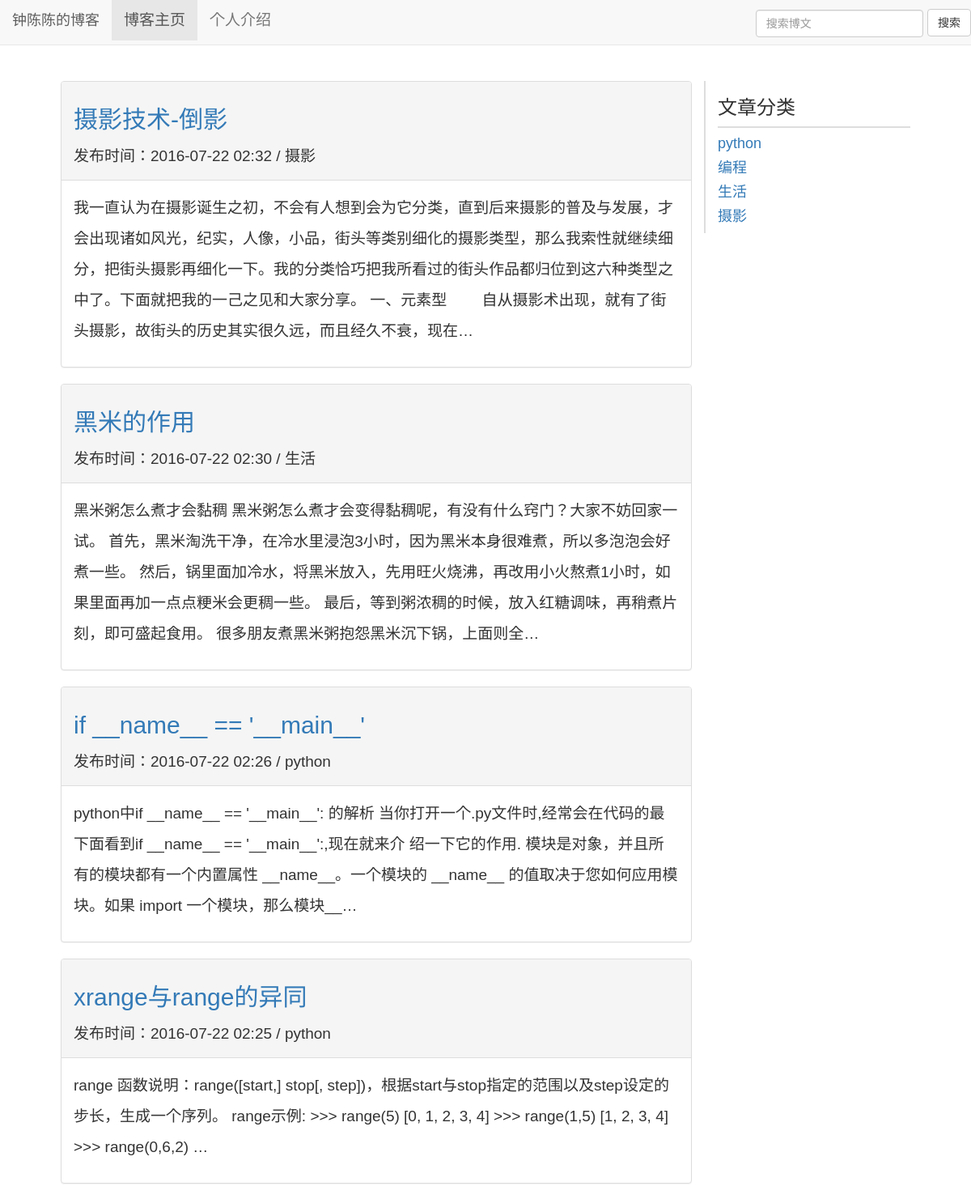
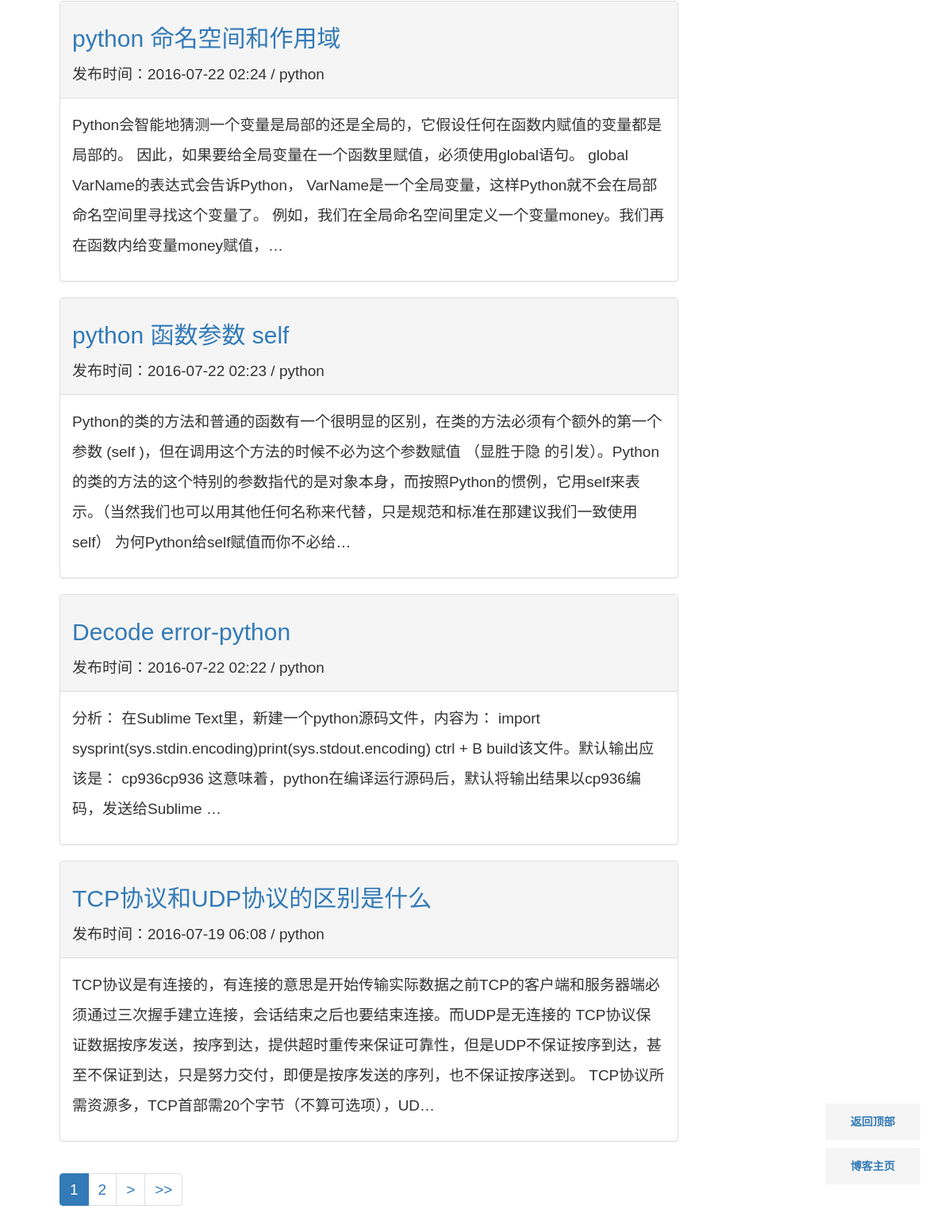
Screenshot of /blog/ with the database file from the repository (2 pictures, top to bottom).
### blog/models.py (models this page shows, shortened)
class Blog(models.Model):
    title = models.CharField('标题', max_length=32)
    author = models.CharField('作者', max_length=16)
    content = models.TextField('正文')
    created = models.DateTimeField('发布时间', auto_now_add=True)
    category = models.ForeignKey(Category, verbose_name='分类')
    tags = models.ManyToManyField(Tag, verbose_name='标签')

class Category(models.Model):
    name = models.CharField('名称', max_length=16)

### blog/views.py (the view)
def get_blogs(request):
    all_blogs=Blog.objects.all().order_by('-created')
    blog_paginator=Paginator(all_blogs,8)#show 8 blogs per page
    page=request.GET.get('page')
    try:
        blogs=blog_paginator.page(page)
    except PageNotAnInteger:
        blogs=blog_paginator.page(1)
    except EmptyPage:
        blogs=blog_paginator(blog_paginator.num_pages)
    ctx = {
    'blogs': blogs,
    'categories':Category.objects.all(),
    }
    return render(request, 'blog-list.html', ctx)

### blog/templates/blog-list.html (shortened to what this page needs)
{% extends "base.html" %}
{% block head %}
{% load staticfiles %}
	<link rel="stylesheet" type="text/css" href="{% static 'blog/css/base.css' %}" />
{% endblock %}
{% block content %}
{% for blog in blogs %}
<div class="panel panel-default">
	<div class="panel-heading">
		<div class="blog_header">
			<a href= "{% url 'blog_get_detail' blog.id %}"><h2>{{ blog.title }}</h2></a>
			<span class="blog_created" >发布时间：{{ blog.created|date:"Y-m-d H:i" }}</span>
			<span class="dc_sep">/</span></small>
			<span class="blog_category" >{{ blog.category.name }}</span>
		</div>
	</div>
	<div class="panel-body">
	    <div class="blog_content">
		    <p> {{ blog.content|truncatechars:200 }}</p>
	     </div>
	</div>
</div>
{% endfor %}
<div class="footer">
	<ul class="pagination">
		<li class="page_btn active" id="cur_page">
			 <a   href="?page={{ blogs.number }} " >{{ blogs.number }} </a>
		</li>
		{% if blogs.has_next %}
		<li class="page_btn">
			<a   href="?page={{ blogs.next_page_number }}" >{{ blogs.next_page_number }}</a>
		</li>
		{% endif %}
		{% if blogs.has_next %}
		<li class="page_btn">
			<a   href="?page={{ blogs.next_page_number }}" >></a>
		</li>
		{% endif %}
		{%if blogs.number < blogs.paginator.num_pages %}
		<li class="page_btn">
			<a   href="?page={{ blogs.paginator.num_pages }}" >>></a>
		</li>
		{% endif %}
	</ul>
</div>
{% endblock %}

### blog/templates/base.html (shortened to what this page needs)
<!DOCTYPE html>
<html>
<head>
        {% load staticfiles %}
        <link href="{% static 'blog/bootstrap/css/bootstrap.min.css' %}" rel="stylesheet">
     {% block head %}{% endblock %}
</head>
<body>
        <div class="navbar navbar-default navbar-fixed-top" role="navigation">
                 <div class="navbar-header">
                          <a class="navbar-brand" href="{% url 'blog_get_blogs' %}">钟陈陈的博客</a>
                 </div>
                 <div class="collapse navbar-collapse" id="example-navbar-collapse">
                         <ul class="nav navbar-nav">
                                  <li class="active">
                                           <a href="{% url 'blog_get_blogs' %}">博客主页</a>
                                  </li>
                                  <li class="">
                                          <a href="/about_me/">个人介绍</a>
                                  </li>
                         </ul>
                        <form action="{% url 'blog_search' %}" class="navbar-form navbar-right" role="search" method="post">
                             <div class="form-group">
                                <input type="text" class="form-control" name="blog_search" placeholder="搜索博文">
                             </div>
                             <input type="submit" class="btn btn-default" value="搜索"></input>
                        </form>
                 </div>
        </div>
        <div class="container" id="top">
                <div class="row">
                        <div class="col-md-9">
                                 {% block content %}{% endblock %}
                        </div>
                          <div class="col-md-3 tags">
                                  <div class =catogry_title><h3>文章分类</h3></div>
                                  <div class="category_content">
                                           {% for category in categories %}
                                           <a href="{% url 'blog_get_category' category.id %}" >
                                                    <div class="category_item">
                                                           <h4> {{category.name}}</h4>
                                                    </div>
                                           </a>
                                          {% endfor %}
                                  </div>
                         </div>
                </div>
        </div>
	<div class="back_to_top">
		<a href="#top" target="_self">返回顶部</a>
		<a href="{%url 'blog_get_blogs' %}" target="_self">博客主页</a>
	</div>
</body>
</html>

### blog/static/blog/css/base.css (style rules this page uses)
body { font-size: 19px; font-family: Microsoft YaHei,'宋体' , Tahoma, Helvetica, Arial, "\5b8b\4f53", sans-serif; line-height: 2em; }
.container { margin-top: 100px; width:90%; }
.tags { border-left-style: solid; border-left-width: 2px; border-left-color: #DDD; }
.catogry_title { border-bottom-style: solid; border-bottom-width: 2px; border-bottom-color: #DDD; }
.back_to_top { position:fixed; right:40px; bottom:50px; z-index:100; display:block; }
.back_to_top a { display:block; font-weight:bold; font-size:14px; color:##A0A0A0!important; background-color:#F5F5F5; width:120px; text-align:center; padding:4px; text-decoration:none; margin-bottom:10px; }

### rows the page displays
Blog: title "摄影技术-倒影", created "2016-07-22 02:32", category.name "摄影", content "我一直认为在摄影诞生之初，不会有人想到会为它分类，直到后来摄影的普及与发展，才会出现诸如风光，纪实，人像，小品，街头等类别细化的摄影类型，那么我索性就继续细分，把街头摄影再细化一下。我的分类恰巧把我所看过的街头作品都归位到这六种类型之中了。下面就把我的一己之见和大家分享。 一、元素型 自从摄影术出现，就有了街头摄影，故街头的历史其实很久远，而且经久不衰，现在…"
Blog: title "黑米的作用", created "2016-07-22 02:30", category.name "生活", content "黑米粥怎么煮才会黏稠 黑米粥怎么煮才会变得黏稠呢，有没有什么窍门？大家不妨回家一试。 首先，黑米淘洗干净，在冷水里浸泡3小时，因为黑米本身很难煮，所以多泡泡会好煮一些。 然后，锅里面加冷水，将黑米放入，先用旺火烧沸，再改用小火熬煮1小时，如果里面再加一点点粳米会更稠一些。 最后，等到粥浓稠的时候，放入红糖调味，再稍煮片刻，即可盛起食用。 很多朋友煮黑米粥抱怨黑米沉下锅，上面则全…"
Blog: title "if __name__ == '__main__'", created "2016-07-22 02:26", category.name "python", content "python中if __name__ == '__main__': 的解析 当你打开一个.py文件时,经常会在代码的最下面看到if __name__ == '__main__':,现在就来介 绍一下它的作用. 模块是对象，并且所有的模块都有一个内置属性 __name__。一个模块的 __name__ 的值取决于您如何应用模块。如果 import 一个模块，那么模块__…"
Blog: title "xrange与range的异同", created "2016-07-22 02:25", category.name "python", content "range 函数说明：range([start,] stop[, step])，根据start与stop指定的范围以及step设定的步长，生成一个序列。 range示例: >>> range(5) [0, 1, 2, 3, 4] >>> range(1,5) [1, 2, 3, 4] >>> range(0,6,2) …"
Blog: title "python 命名空间和作用域", created "2016-07-22 02:24", category.name "python", content "Python会智能地猜测一个变量是局部的还是全局的，它假设任何在函数内赋值的变量都是局部的。 因此，如果要给全局变量在一个函数里赋值，必须使用global语句。 global VarName的表达式会告诉Python， VarName是一个全局变量，这样Python就不会在局部命名空间里寻找这个变量了。 例如，我们在全局命名空间里定义一个变量money。我们再在函数内给变量money赋值，…"
Blog: title "python 函数参数 self", created "2016-07-22 02:23", category.name "python", content "Python的类的方法和普通的函数有一个很明显的区别，在类的方法必须有个额外的第一个参数 (self )，但在调用这个方法的时候不必为这个参数赋值 （显胜于隐 的引发）。Python的类的方法的这个特别的参数指代的是对象本身，而按照Python的惯例，它用self来表示。（当然我们也可以用其他任何名称来代替，只是规范和标准在那建议我们一致使用self） 为何Python给self赋值而你不必给…"
Blog: title "Decode error-python", created "2016-07-22 02:22", category.name "python", content "分析： 在Sublime Text里，新建一个python源码文件，内容为： import sysprint(sys.stdin.encoding)print(sys.stdout.encoding) ctrl + B build该文件。默认输出应该是： cp936cp936 这意味着，python在编译运行源码后，默认将输出结果以cp936编码，发送给Sublime …"
Blog: title "TCP协议和UDP协议的区别是什么", created "2016-07-19 06:08", category.name "python", content "TCP协议是有连接的，有连接的意思是开始传输实际数据之前TCP的客户端和服务器端必须通过三次握手建立连接，会话结束之后也要结束连接。而UDP是无连接的 TCP协议保证数据按序发送，按序到达，提供超时重传来保证可靠性，但是UDP不保证按序到达，甚至不保证到达，只是努力交付，即便是按序发送的序列，也不保证按序送到。 TCP协议所需资源多，TCP首部需20个字节（不算可选项），UD…"
Category: name "python"
Category: name "编程"
Category: name "生活"
Category: name "摄影"

### other values shown
{{ blogs.number }} "1"
{{ blogs.next_page_number }} "2"
